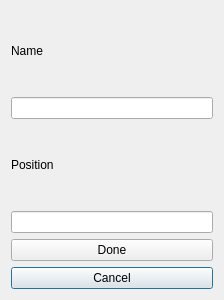
<?xml version="1.0" encoding="UTF-8"?>
<ui version="4.0">
 <class>delegateWindow</class>
 <widget class="QDialog" name="delegateWindow">
  <property name="geometry">
   <rect>
    <x>0</x>
    <y>0</y>
    <width>224</width>
    <height>300</height>
   </rect>
  </property>
  <property name="windowTitle">
   <string>Delegate</string>
  </property>
  <layout class="QGridLayout" name="gridLayout_2">
   <item row="0" column="0">
    <layout class="QGridLayout" name="gridLayout">
     <item row="2" column="1">
      <widget class="QLabel" name="label">
       <property name="text">
        <string>Position</string>
       </property>
      </widget>
     </item>
     <item row="0" column="1">
      <widget class="QLabel" name="label_2">
       <property name="text">
        <string>Name</string>
       </property>
      </widget>
     </item>
     <item row="3" column="1">
      <widget class="QLineEdit" name="lineEdit_2"/>
     </item>
     <item row="5" column="1">
      <widget class="QPushButton" name="pushButton">
       <property name="text">
        <string>Cancel</string>
       </property>
      </widget>
     </item>
     <item row="1" column="1">
      <widget class="QLineEdit" name="lineEdit"/>
     </item>
     <item row="4" column="1">
      <widget class="QPushButton" name="pushButton_2">
       <property name="text">
        <string>Done</string>
       </property>
      </widget>
     </item>
    </layout>
   </item>
  </layout>
 </widget>
 <resources/>
 <connections>
  <connection>
   <sender>pushButton_2</sender>
   <signal>clicked()</signal>
   <receiver>delegateWindow</receiver>
   <slot>onDonePushed()</slot>
   <hints>
    <hint type="sourcelabel">
     <x>117</x>
     <y>234</y>
    </hint>
    <hint type="destinationlabel">
     <x>873</x>
     <y>248</y>
    </hint>
   </hints>
  </connection>
  <connection>
   <sender>pushButton</sender>
   <signal>clicked()</signal>
   <receiver>delegateWindow</receiver>
   <slot>onCancelPushed()</slot>
   <hints>
    <hint type="sourcelabel">
     <x>120</x>
     <y>277</y>
    </hint>
    <hint type="destinationlabel">
     <x>538</x>
     <y>267</y>
    </hint>
   </hints>
  </connection>
 </connections>
 <slots>
  <slot>onDonePushed()</slot>
  <slot>onCancelPushed()</slot>
 </slots>
</ui>
